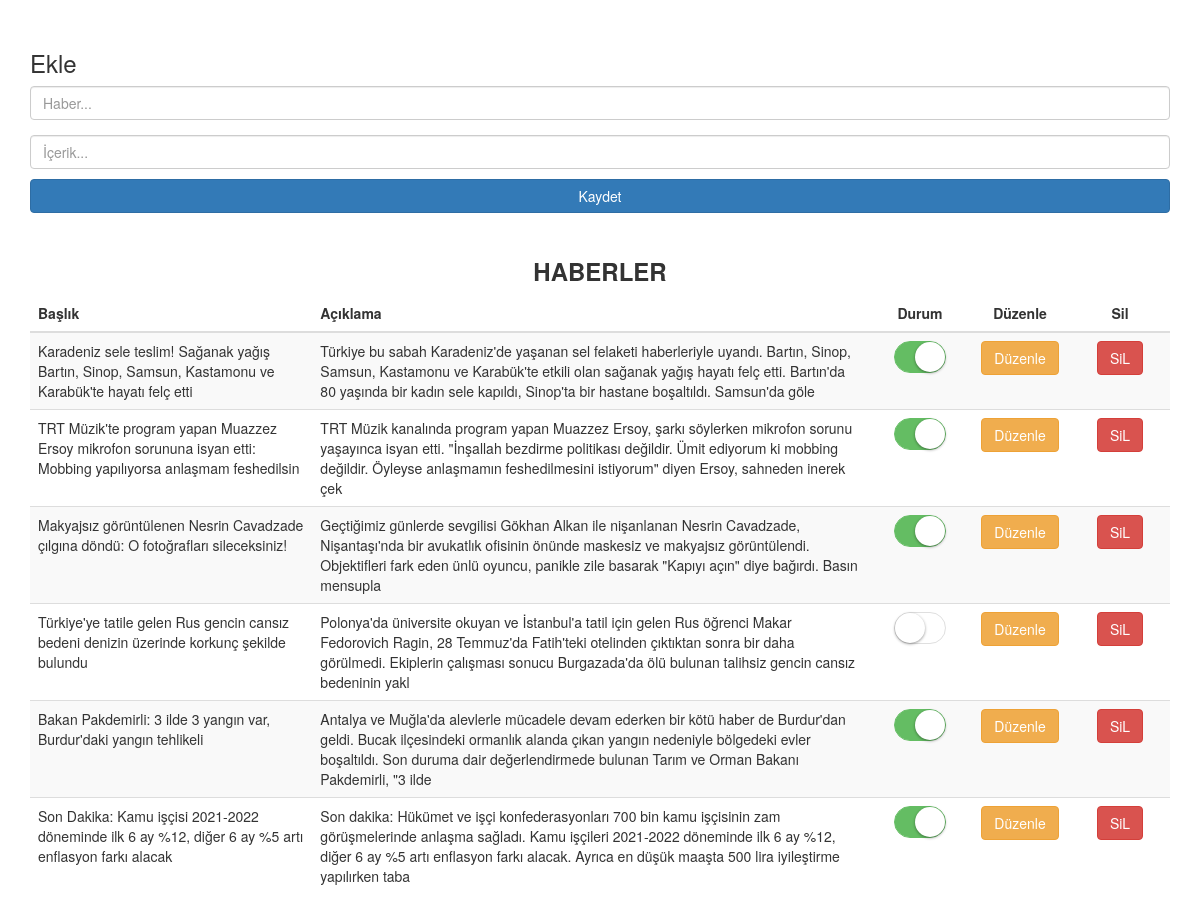
The page / on the database its author committed.
### tables this page shows
CREATE TABLE `todos` (
  `id` int(11) NOT NULL,
  `content` varchar(500) NOT NULL,
  `title` varchar(255) NOT NULL,
  `isCompleted` tinyint(4) NOT NULL,
  `createdAt` datetime NOT NULL
);

### application/controllers/Todo.php (called while the page is built, shortened)
<?php
class Todo extends CI_Controller
{
    public function __construct()
    {
        $this->load->model("todo_model");
    }
    public function index()
    {
        $items = $this->todo_model->get_all();
        $viewData = array("todos" => $items);
        $this->load->view("todo_list", $viewData);
    }
}

### index.php (called while the page is built, shortened)
<?php
require_once BASEPATH.'core/CodeIgniter.php';

### application/models/Todo_model.php (called while the page is built, shortened)
<?php
class Todo_model extends CI_Model
{
    public $tableName = "todos";
    public function get_all()
    {
       return $this->db->get($this->tableName)->result();
    }
}

### application/views/todo_list.php (the view, shortened to what this page needs)
<!doctype html>
<html lang="tr">
<head>
    <?php  $this->load->view("dependencies/style");?>
</head>
<body>
    <div class="container">
        <div class="row">
            <div class="col-md-12">
                <form action="<?php echo base_url("todo/insert"); ?>" method="post">
                    <div class="row">
                        <div class="form-group col-md-12">
                            <h3 style="margin-top:50px;">Ekle</h3>
                            <input type="text" class="form-control" name="todo_content" placeholder="Haber...">
                        </div>
                    </div>
                    <div class="row">
                        <div class="form-group col-md-12">
                            <input type="text" class="form-control" name="todo_title" placeholder="İçerik...">
                            <button class="btn btn-primary col-md-12" style="margin-top:10px;">Kaydet</button>
                        </div>
                    </div>
                </form>
            </div>
        </div>
    <div class="row" style="margin-top:10px;">
        <div class="col-md-12">
        <h3 class="text-center"><b>HABERLER</b></h3>
            <table class="table table-hover table-striped">
                <thead>
                    <th class="text-left">Başlık</th>
                    <th class="text-left">Açıklama</th>
                    <th class="text-center">Durum</th>
                    <th class="text-center">Düzenle</th>
                    <th class="text-center">Sil</th>
                </thead>
                <tbody>
                    <?php foreach ($todos as $todo) { ?>
                    <tr>
                        <td class="text-left">
                            <?php echo $todo->content;?>
                        </td>
                        <td class="text-left">
                            <?php echo $todo->title;?>
                        </td>
                        <td class="text-center" style="width: 100px;">
                        </td>
                        <td class="text-center" style="width: 100px;">
                            <a href="<?php echo base_url("todo/updatePage/$todo->id"); ?>" class="btn btn-warning">Düzenle</a>
                        </td>
                        <td class="text-center" style="width: 100px;">
                            <button data-url="<?php echo base_url("todo/delete/$todo->id"); ?>" class="btn btn-danger remove-btn">SiL</button>
                        </td>
                    </tr>
                    <?php } ?>
                </tbody>
            </table>
        </div>
    </div>
    </div>
</body>
</html>

### application/views/dependencies/style.php
<link rel="stylesheet" href="<?php echo base_url("assets/css/bootstrap.min.css");?>">
<link rel="stylesheet" href="<?php echo base_url("assets/css/switchery.min.css");?>">

### rows shown on the page
todos: content "Karadeniz sele teslim! Sağanak yağış Bartın, Sinop, Samsun, Kastamonu ve Karabük'te hayatı felç etti", title "Türkiye bu sabah Karadeniz'de yaşanan sel felaketi haberleriyle uyandı. Bartın, Sinop, Samsun, Kastamonu ve Karabük'te etkili olan sağanak yağış hayatı felç etti. Bartın'da 80 yaşında bir kadın sele kapıldı, Sinop'ta bir hastane boşaltıldı. Samsun'da göle"
todos: content "TRT Müzik'te program yapan Muazzez Ersoy mikrofon sorununa isyan etti: Mobbing yapılıyorsa anlaşmam feshedilsin", title "TRT Müzik kanalında program yapan Muazzez Ersoy, şarkı söylerken mikrofon sorunu yaşayınca isyan etti. \"İnşallah bezdirme politikası değildir. Ümit ediyorum ki mobbing değildir. Öyleyse anlaşmamın feshedilmesini istiyorum\" diyen Ersoy, sahneden inerek çek"
todos: content "Makyajsız görüntülenen Nesrin Cavadzade çılgına döndü: O fotoğrafları sileceksiniz!", title "Geçtiğimiz günlerde sevgilisi Gökhan Alkan ile nişanlanan Nesrin Cavadzade, Nişantaşı'nda bir avukatlık ofisinin önünde maskesiz ve makyajsız görüntülendi. Objektifleri fark eden ünlü oyuncu, panikle zile basarak \"Kapıyı açın\" diye bağırdı. Basın mensupla"
todos: content "Türkiye'ye tatile gelen Rus gencin cansız bedeni denizin üzerinde korkunç şekilde bulundu", title "Polonya'da üniversite okuyan ve İstanbul'a tatil için gelen Rus öğrenci Makar Fedorovich Ragin, 28 Temmuz'da Fatih'teki otelinden çıktıktan sonra bir daha görülmedi. Ekiplerin çalışması sonucu Burgazada'da ölü bulunan talihsiz gencin cansız bedeninin yakl"
todos: content "Bakan Pakdemirli: 3 ilde 3 yangın var, Burdur'daki yangın tehlikeli", title "Antalya ve Muğla'da alevlerle mücadele devam ederken bir kötü haber de Burdur'dan geldi. Bucak ilçesindeki ormanlık alanda çıkan yangın nedeniyle bölgedeki evler boşaltıldı. Son duruma dair değerlendirmede bulunan Tarım ve Orman Bakanı Pakdemirli, \"3 ilde"
todos: content "Son Dakika: Kamu işçisi 2021-2022 döneminde ilk 6 ay %12, diğer 6 ay %5 artı enflasyon farkı alacak", title "Son dakika: Hükümet ve işçi konfederasyonları 700 bin kamu işçisinin zam görüşmelerinde anlaşma sağladı. Kamu işçileri 2021-2022 döneminde ilk 6 ay %12, diğer 6 ay %5 artı enflasyon farkı alacak. Ayrıca en düşük maaşta 500 lira iyileştirme yapılırken taba"
